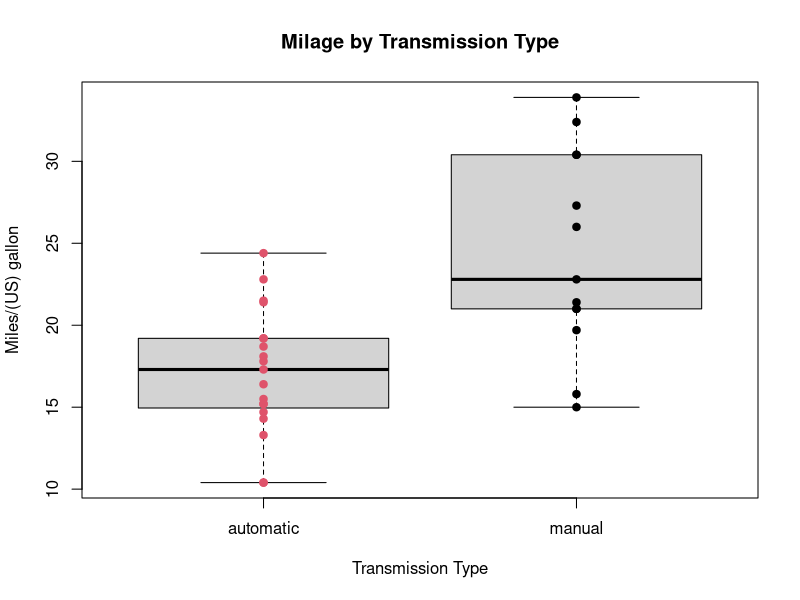
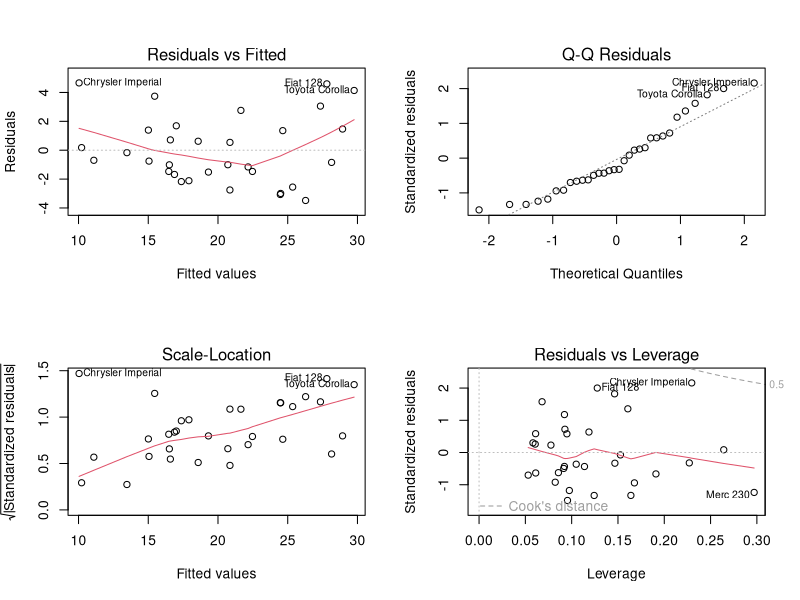

Here is the R script that generated these plots, in order:
## ---- chunk 1
require(knitr, quietly = TRUE)
require(ggplot2, quietly = TRUE)
knitr::opts_chunk$set(echo = FALSE, cache = TRUE, cache.path = "cache/", fig.path = "figure/", fig.align = "center")
## ---- chunk 2
require(datasets)
data(mtcars)
attach(mtcars)
## ---- chunk 3
str(mtcars)

summary(mtcars)

summary(lm(mpg ~ . - 1, mtcars))$coef

boxplot(mpg ~ am, mtcars, xaxt = "n", xlab = "Transmission Type", ylab = "Miles/(US) gallon")
points(am + 1, mpg, pch = 19, col = ((am == 0)*1 + 1))
axis(1, at = c(1, 2), labels = c("automatic", "manual"))
title(main = "Milage by Transmission Type")
## ---- chunk 4
# stepwise regression
library(MASS)
fit <- lm(mpg ~ ., mtcars)
step <- stepAIC(fit, direction = "both")
# display results
step$anova 
## ---- chunk 5
fit <- lm(mpg ~ wt + qsec + am, mtcars)
summary(fit)
round(cor(mtcars[, c("mpg", "wt", "qsec", "am")]), 3)
par(mfrow = c(2, 2))
plot(fit)
